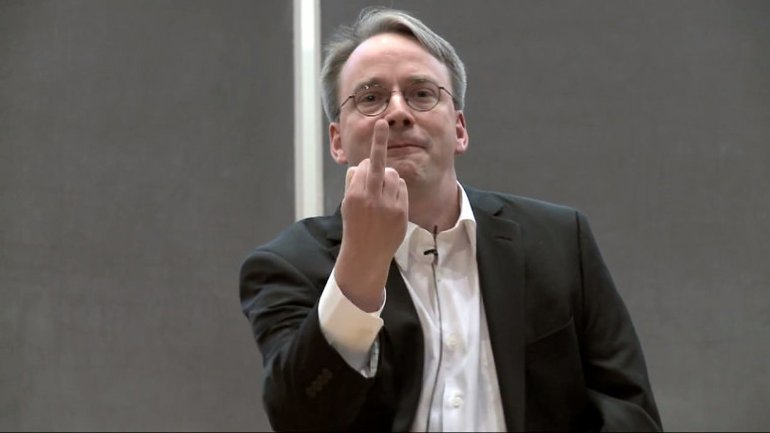
#> input picture Goruntuİsleme/linus.jpg, 770 x 433 px
$ python inRange.py
#> lines starting #> are read from the running program, lines starting #| are printed output that depends on the picture; after the words box and inside, x2 and y2 are one past the last pixel; in counts of white or black regions, pixels touching at a corner belong together

# belirli piksellerde renk takibi işlemmi , maskeleme işlemi

import cv2 as cv
import numpy as np
resim=cv.imread("linus.jpg")
#> resim is the input picture: shape (433, 770, 3); mean B, G, R 86.7, 90.1, 94.5

az =np.array([0,10,100])
cok=np.array([255,255,255])

istenen = cv.inRange(resim,az,cok)
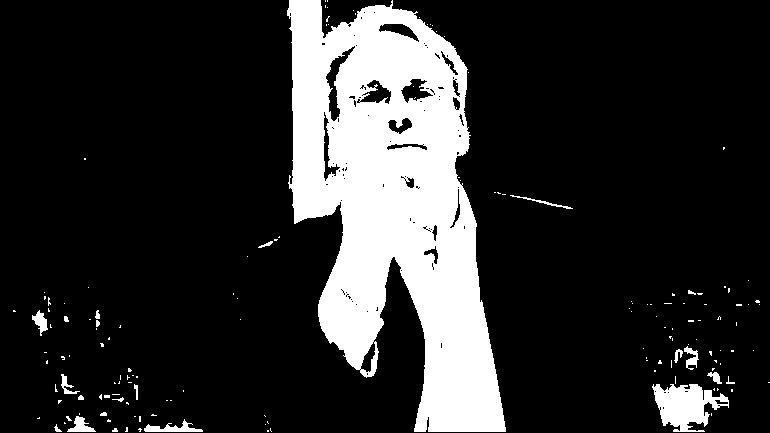
#> istenen: shape (433, 770); 18% white; 151 white regions (130 under 20 px), largest, box (x1, y1, x2, y2) and area: (287, 0, 506, 432) 55518, (652, 384, 729, 432) 2166, (144, 419, 203, 432) 327

sonuc = cv.bitwise_and(resim,resim,mask=istenen)
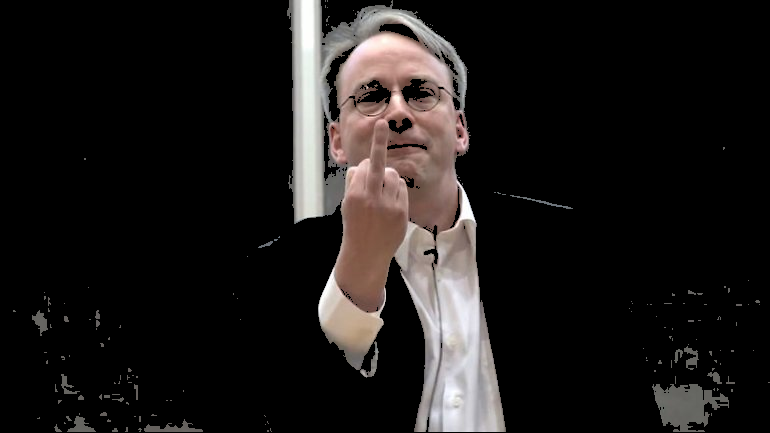
#> sonuc: shape (433, 770, 3); mean B, G, R 25.2, 26.2, 29.2
cv.imshow("orijinal",resim)
cv.imshow("inrange",istenen)
cv.imshow("sonuc",sonuc)
cv.waitKey(0)

$ run again, with Goruntuİsleme/renk.jpg copied over Goruntuİsleme/linus.jpg
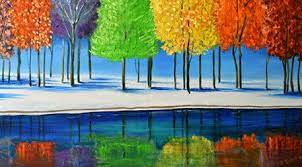
#> input picture Goruntuİsleme/renk.jpg, 302 x 167 px
#> resim is the input picture: shape (167, 302, 3); mean B, G, R 107.3, 119.7, 111.4
#> `istenen = cv.inRange(resim,az,cok)`:
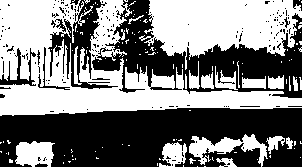
#> istenen: shape (167, 302); 50.6% white; 194 black regions (181 under 20 px), largest, box (x1, y1, x2, y2) and area: (0, 108, 302, 167) 14169, (92, 0, 302, 98) 7523, (48, 0, 118, 89) 1877
#> `sonuc = cv.bitwise_and(resim,resim,mask=istenen)`:
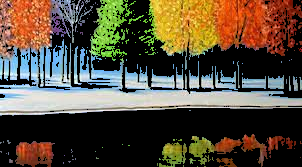
#> sonuc: shape (167, 302, 3); mean B, G, R 58.8, 75.7, 86.6
